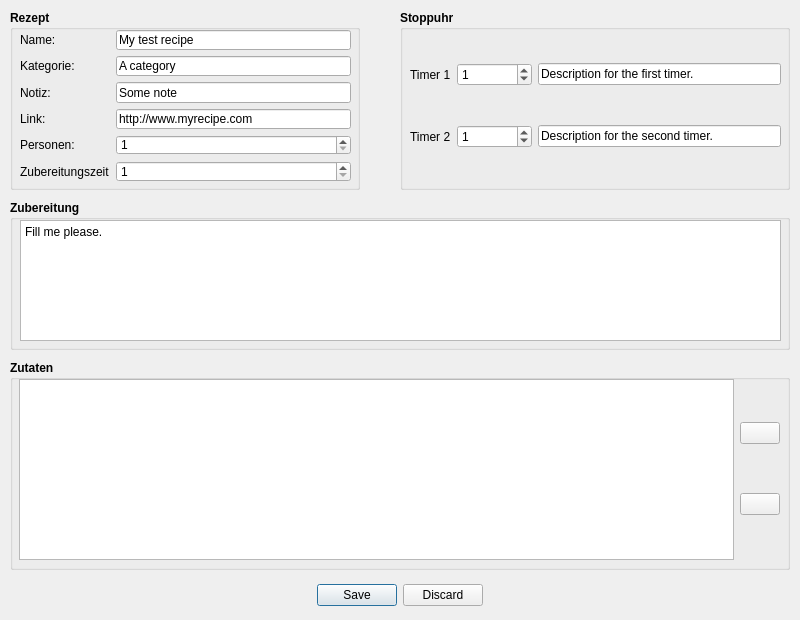
<?xml version="1.0" encoding="UTF-8"?>
<ui version="4.0">
 <class>EditRecipeDialog</class>
 <widget class="QDialog" name="EditRecipeDialog">
  <property name="geometry">
   <rect>
    <x>0</x>
    <y>0</y>
    <width>800</width>
    <height>620</height>
   </rect>
  </property>
  <property name="windowTitle">
   <string>Rezept ändern</string>
  </property>
  <property name="windowIcon">
   <iconset resource="../../Ressources.qrc">
    <normaloff>:/Icon/Ressources/Icons/fastfood-24px.svg</normaloff>:/Icon/Ressources/Icons/fastfood-24px.svg</iconset>
  </property>
  <widget class="QGroupBox" name="groupBox_Recipe">
   <property name="geometry">
    <rect>
     <x>10</x>
     <y>10</y>
     <width>350</width>
     <height>180</height>
    </rect>
   </property>
   <property name="font">
    <font>
     <weight>75</weight>
     <bold>true</bold>
    </font>
   </property>
   <property name="title">
    <string>Rezept</string>
   </property>
   <widget class="QWidget" name="formLayoutWidget">
    <property name="geometry">
     <rect>
      <x>10</x>
      <y>20</y>
      <width>331</width>
      <height>152</height>
     </rect>
    </property>
    <layout class="QFormLayout" name="formLayout">
     <item row="0" column="0">
      <widget class="QLabel" name="label_Name">
       <property name="font">
        <font>
         <weight>50</weight>
         <bold>false</bold>
        </font>
       </property>
       <property name="text">
        <string>Name:</string>
       </property>
      </widget>
     </item>
     <item row="0" column="1">
      <widget class="QLineEdit" name="lineEdit_Name">
       <property name="font">
        <font>
         <weight>50</weight>
         <bold>false</bold>
        </font>
       </property>
       <property name="toolTip">
        <string>Name des Rezeptes.</string>
       </property>
       <property name="text">
        <string>My test recipe</string>
       </property>
      </widget>
     </item>
     <item row="1" column="0">
      <widget class="QLabel" name="label_Category">
       <property name="font">
        <font>
         <weight>50</weight>
         <bold>false</bold>
        </font>
       </property>
       <property name="text">
        <string>Kategorie:</string>
       </property>
      </widget>
     </item>
     <item row="1" column="1">
      <widget class="QLineEdit" name="lineEdit_Category">
       <property name="font">
        <font>
         <weight>50</weight>
         <bold>false</bold>
        </font>
       </property>
       <property name="toolTip">
        <string>Zusätzliche Notizen.</string>
       </property>
       <property name="text">
        <string>A category</string>
       </property>
      </widget>
     </item>
     <item row="2" column="0">
      <widget class="QLabel" name="label_Note">
       <property name="font">
        <font>
         <weight>50</weight>
         <bold>false</bold>
        </font>
       </property>
       <property name="text">
        <string>Notiz:</string>
       </property>
      </widget>
     </item>
     <item row="2" column="1">
      <widget class="QLineEdit" name="lineEdit_Note">
       <property name="font">
        <font>
         <weight>50</weight>
         <bold>false</bold>
        </font>
       </property>
       <property name="toolTip">
        <string>Link zu dem Rezept.</string>
       </property>
       <property name="text">
        <string>Some note</string>
       </property>
      </widget>
     </item>
     <item row="5" column="0">
      <widget class="QLabel" name="label_CookingTime">
       <property name="font">
        <font>
         <weight>50</weight>
         <bold>false</bold>
        </font>
       </property>
       <property name="text">
        <string>Zubereitungszeit</string>
       </property>
      </widget>
     </item>
     <item row="5" column="1">
      <widget class="QSpinBox" name="spinBox_CookingTime">
       <property name="font">
        <font>
         <weight>50</weight>
         <bold>false</bold>
        </font>
       </property>
       <property name="toolTip">
        <string>Zubereitungszeit</string>
       </property>
       <property name="suffix">
        <string/>
       </property>
       <property name="prefix">
        <string/>
       </property>
       <property name="minimum">
        <number>1</number>
       </property>
       <property name="stepType">
        <enum>QAbstractSpinBox::DefaultStepType</enum>
       </property>
      </widget>
     </item>
     <item row="4" column="0">
      <widget class="QLabel" name="label_Persons">
       <property name="font">
        <font>
         <weight>50</weight>
         <bold>false</bold>
        </font>
       </property>
       <property name="text">
        <string>Personen:</string>
       </property>
      </widget>
     </item>
     <item row="4" column="1">
      <widget class="QSpinBox" name="spinBox_Persons">
       <property name="font">
        <font>
         <weight>50</weight>
         <bold>false</bold>
        </font>
       </property>
       <property name="toolTip">
        <string>Portionsgröße des Rezeptes.</string>
       </property>
       <property name="minimum">
        <number>1</number>
       </property>
      </widget>
     </item>
     <item row="3" column="0">
      <widget class="QLabel" name="label_Link">
       <property name="font">
        <font>
         <weight>50</weight>
         <bold>false</bold>
        </font>
       </property>
       <property name="text">
        <string>Link:</string>
       </property>
      </widget>
     </item>
     <item row="3" column="1">
      <widget class="QLineEdit" name="lineEdit_Link">
       <property name="font">
        <font>
         <weight>50</weight>
         <bold>false</bold>
        </font>
       </property>
       <property name="toolTip">
        <string>Link zu dem Rezept.</string>
       </property>
       <property name="text">
        <string>http://www.myrecipe.com</string>
       </property>
      </widget>
     </item>
    </layout>
   </widget>
  </widget>
  <widget class="QGroupBox" name="groupBox_Ingredients">
   <property name="geometry">
    <rect>
     <x>10</x>
     <y>360</y>
     <width>780</width>
     <height>210</height>
    </rect>
   </property>
   <property name="font">
    <font>
     <weight>75</weight>
     <bold>true</bold>
    </font>
   </property>
   <property name="toolTip">
    <string>Zutatenliste für das Rezept.</string>
   </property>
   <property name="title">
    <string>Zutaten</string>
   </property>
   <widget class="QWidget" name="horizontalLayoutWidget">
    <property name="geometry">
     <rect>
      <x>9</x>
      <y>19</y>
      <width>761</width>
      <height>181</height>
     </rect>
    </property>
    <layout class="QHBoxLayout" name="horizontalLayout_3">
     <item>
      <widget class="QTableView" name="tableView_Ingredients">
       <property name="font">
        <font>
         <weight>50</weight>
         <bold>false</bold>
        </font>
       </property>
       <property name="sizeAdjustPolicy">
        <enum>QAbstractScrollArea::AdjustIgnored</enum>
       </property>
       <attribute name="horizontalHeaderHighlightSections">
        <bool>false</bool>
       </attribute>
       <attribute name="verticalHeaderHighlightSections">
        <bool>true</bool>
       </attribute>
      </widget>
     </item>
     <item>
      <layout class="QVBoxLayout" name="verticalLayout_3">
       <item>
        <widget class="QPushButton" name="pushButton_AddIngredients">
         <property name="font">
          <font>
           <weight>50</weight>
           <bold>false</bold>
          </font>
         </property>
         <property name="toolTip">
          <string>Zutat hinzufügen</string>
         </property>
         <property name="text">
          <string/>
         </property>
         <property name="icon">
          <iconset resource="../../Ressources.qrc">
           <normaloff>:/Icon/Ressources/Icons/icons8-add-property-64.png</normaloff>:/Icon/Ressources/Icons/icons8-add-property-64.png</iconset>
         </property>
         <property name="iconSize">
          <size>
           <width>32</width>
           <height>32</height>
          </size>
         </property>
        </widget>
       </item>
       <item>
        <widget class="QPushButton" name="pushButton_RemoveIngredients">
         <property name="font">
          <font>
           <weight>50</weight>
           <bold>false</bold>
          </font>
         </property>
         <property name="toolTip">
          <string>Zutat entfernen</string>
         </property>
         <property name="text">
          <string/>
         </property>
         <property name="icon">
          <iconset resource="../../Ressources.qrc">
           <normaloff>:/Icon/Ressources/Icons/icons8-remove-property-64.png</normaloff>:/Icon/Ressources/Icons/icons8-remove-property-64.png</iconset>
         </property>
         <property name="iconSize">
          <size>
           <width>32</width>
           <height>32</height>
          </size>
         </property>
        </widget>
       </item>
      </layout>
     </item>
    </layout>
   </widget>
  </widget>
  <widget class="QGroupBox" name="groupBox_Description">
   <property name="geometry">
    <rect>
     <x>10</x>
     <y>200</y>
     <width>780</width>
     <height>150</height>
    </rect>
   </property>
   <property name="font">
    <font>
     <weight>75</weight>
     <bold>true</bold>
    </font>
   </property>
   <property name="title">
    <string>Zubereitung</string>
   </property>
   <widget class="QPlainTextEdit" name="plainTextEdit_Description">
    <property name="geometry">
     <rect>
      <x>10</x>
      <y>20</y>
      <width>761</width>
      <height>121</height>
     </rect>
    </property>
    <property name="font">
     <font>
      <weight>50</weight>
      <bold>false</bold>
     </font>
    </property>
    <property name="toolTip">
     <string>Anleitung zur Zubereitung.</string>
    </property>
    <property name="plainText">
     <string>Fill me please.</string>
    </property>
   </widget>
  </widget>
  <widget class="QDialogButtonBox" name="buttonBox_Close">
   <property name="geometry">
    <rect>
     <x>10</x>
     <y>580</y>
     <width>780</width>
     <height>30</height>
    </rect>
   </property>
   <property name="standardButtons">
    <set>QDialogButtonBox::Discard|QDialogButtonBox::Save</set>
   </property>
   <property name="centerButtons">
    <bool>true</bool>
   </property>
  </widget>
  <widget class="QGroupBox" name="groupBox_Timer">
   <property name="geometry">
    <rect>
     <x>400</x>
     <y>10</y>
     <width>390</width>
     <height>180</height>
    </rect>
   </property>
   <property name="font">
    <font>
     <weight>75</weight>
     <bold>true</bold>
    </font>
   </property>
   <property name="title">
    <string>Stoppuhr</string>
   </property>
   <widget class="QWidget" name="verticalLayoutWidget">
    <property name="geometry">
     <rect>
      <x>10</x>
      <y>20</y>
      <width>371</width>
      <height>151</height>
     </rect>
    </property>
    <layout class="QVBoxLayout" name="verticalLayout">
     <item>
      <layout class="QHBoxLayout" name="horizontalLayout">
       <item>
        <widget class="QLabel" name="label_Timer1">
         <property name="font">
          <font>
           <weight>50</weight>
           <bold>false</bold>
          </font>
         </property>
         <property name="text">
          <string>Timer 1</string>
         </property>
        </widget>
       </item>
       <item>
        <widget class="QSpinBox" name="spinBox_Timer1">
         <property name="minimumSize">
          <size>
           <width>75</width>
           <height>0</height>
          </size>
         </property>
         <property name="baseSize">
          <size>
           <width>0</width>
           <height>0</height>
          </size>
         </property>
         <property name="font">
          <font>
           <weight>50</weight>
           <bold>false</bold>
          </font>
         </property>
         <property name="suffix">
          <string/>
         </property>
         <property name="minimum">
          <number>0</number>
         </property>
         <property name="maximum">
          <number>99999</number>
         </property>
         <property name="value">
          <number>1</number>
         </property>
        </widget>
       </item>
       <item>
        <widget class="QLineEdit" name="lineEdit_Timer1">
         <property name="font">
          <font>
           <weight>50</weight>
           <bold>false</bold>
          </font>
         </property>
         <property name="text">
          <string>Description for the first timer.</string>
         </property>
        </widget>
       </item>
      </layout>
     </item>
     <item>
      <layout class="QHBoxLayout" name="horizontalLayout_2">
       <item>
        <widget class="QLabel" name="label_Timer2">
         <property name="font">
          <font>
           <weight>50</weight>
           <bold>false</bold>
          </font>
         </property>
         <property name="text">
          <string>Timer 2</string>
         </property>
        </widget>
       </item>
       <item>
        <widget class="QSpinBox" name="spinBox_Timer2">
         <property name="minimumSize">
          <size>
           <width>75</width>
           <height>0</height>
          </size>
         </property>
         <property name="font">
          <font>
           <weight>50</weight>
           <bold>false</bold>
          </font>
         </property>
         <property name="suffix">
          <string/>
         </property>
         <property name="minimum">
          <number>0</number>
         </property>
         <property name="maximum">
          <number>99999</number>
         </property>
         <property name="value">
          <number>1</number>
         </property>
        </widget>
       </item>
       <item>
        <widget class="QLineEdit" name="lineEdit_Timer2">
         <property name="font">
          <font>
           <weight>50</weight>
           <bold>false</bold>
          </font>
         </property>
         <property name="text">
          <string>Description for the second timer.</string>
         </property>
        </widget>
       </item>
      </layout>
     </item>
    </layout>
   </widget>
  </widget>
 </widget>
 <tabstops>
  <tabstop>lineEdit_Name</tabstop>
  <tabstop>lineEdit_Category</tabstop>
  <tabstop>lineEdit_Note</tabstop>
  <tabstop>lineEdit_Link</tabstop>
  <tabstop>spinBox_Persons</tabstop>
  <tabstop>spinBox_CookingTime</tabstop>
  <tabstop>spinBox_Timer1</tabstop>
  <tabstop>lineEdit_Timer1</tabstop>
  <tabstop>spinBox_Timer2</tabstop>
  <tabstop>lineEdit_Timer2</tabstop>
  <tabstop>plainTextEdit_Description</tabstop>
  <tabstop>tableView_Ingredients</tabstop>
  <tabstop>pushButton_AddIngredients</tabstop>
  <tabstop>pushButton_RemoveIngredients</tabstop>
 </tabstops>
 <resources>
  <include location="../../Ressources.qrc"/>
 </resources>
 <connections/>
</ui>
